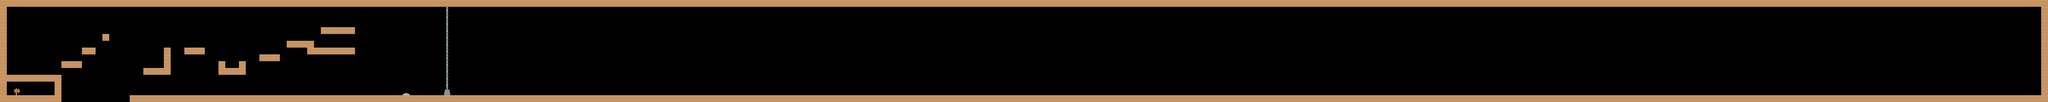

A level layout from a 2D game, rendered from its tile map. Below: a short description, then the map file with tile-grid data replaced by summaries:
An orthogonal 300x15 tile map with 70x70 px tiles, 1 tile layer (Tile Layer 1), 2 tilesets and 23 objects.

<map version="1.0" orientation="orthogonal" renderorder="right-down" width="300" height="15" tilewidth="70" tileheight="70" nextobjectid="45">
 <tileset firstgid="1" name="tiles_spritesheet" tilewidth="70" tileheight="70" spacing="2" tilecount="156">
  <image source="tiles_spritesheet.png" width="914" height="936" />
 </tileset>
 <tileset firstgid="157" name="item_persSpriteSheet" tilewidth="70" tileheight="70" spacing="2" tilecount="100">
  <image source="item_persSpriteSheet.png" width="720" height="720" />
 </tileset>
 <layer name="Tile Layer 1" width="300" height="15">
  <data>[4500 cells, 682 non-empty, 5 distinct tile ids]</data>
 </layer>
 <objectgroup name="Object Layer 1">
  <object id="18" x="0" y="0" width="70" height="1050" />
  <object id="19" x="70" y="980" width="560" height="70" />
  <object id="20" x="70" y="770" width="560" height="70" />
  <object id="21" x="560" y="840" width="70" height="140" />
  <object id="22" x="630" y="630" width="210" height="70" />
  <object id="23" x="840" y="490" width="140" height="70" />
  <object id="24" x="1050" y="350" width="70" height="70" />
  <object id="25" x="1470" y="700" width="280" height="70" />
  <object id="26" x="1680" y="490" width="70" height="210" />
  <object id="27" x="1330" y="980" width="2310" height="70" />
  <object id="28" x="70" y="0" width="3570" height="70" />
  <object id="29" x="1890" y="490" width="210" height="70" />
  <object id="30" x="2240" y="630" width="70" height="140" />
  <object id="31" x="2310" y="700" width="140" height="70" />
  <object id="32" x="2450" y="630" width="70" height="140" />
  <object id="33" x="2660" y="560" width="210" height="70" />
  <object id="34" x="2940" y="420" width="280" height="70" />
  <object id="35" x="3150" y="490" width="490" height="70" />
  <object id="36" x="3290" y="280" width="350" height="70" />
  <object id="37" x="3640" y="980" width="3220" height="70" />
  <object id="38" x="3640" y="0" width="3220" height="70" />
 </objectgroup>
 <objectgroup name="Object Layer 2">
  <object id="43" x="4133.33" y="963.636" width="63.6364" height="12.1212">
   <properties>
    <property name="button" value="1" />
   </properties>
  </object>
 </objectgroup>
 <objectgroup name="Object Layer 3" />
 <objectgroup name="Object Layer 4" />
 <objectgroup name="Object Layer 5">
  <object id="42" x="4550" y="70" width="70" height="910">
   <properties>
    <property name="weight" value="1" />
   </properties>
  </object>
 </objectgroup>
 <objectgroup name="Object Layer 6" />
</map>
